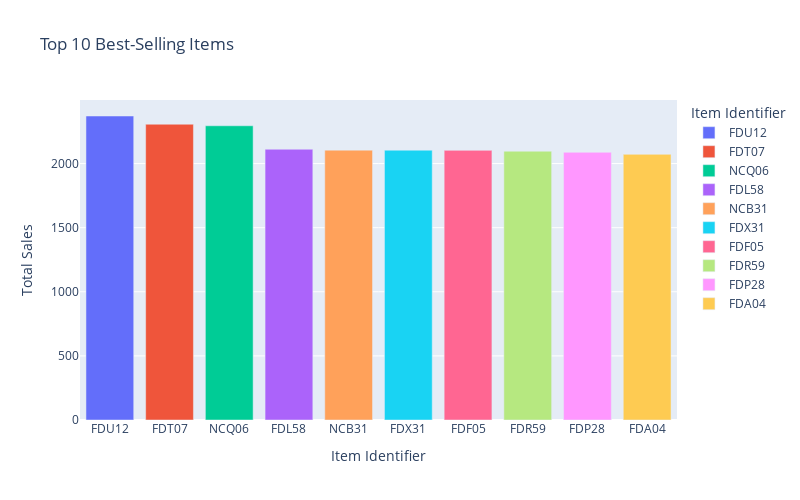

The notebook cell this image was saved under:
### Code cell
import pandas as pd
import plotly.express as px

# Assuming df is already defined and contains your data

# Group by 'Item Identifier' and sum the 'Sales', then get the top 10 items
top_items = df.groupby('Item Identifier')['Sales'].sum().sort_values(ascending=False).head(10).reset_index()

# Create the plot using plotly.express with multiple colors
fig = px.bar(top_items, 
            x='Item Identifier', 
            y='Sales', 
            color='Item Identifier',  # Different color for each item
            title='Top 10 Best-Selling Items',
            labels={'Sales': 'Total Sales', 'Item Identifier': 'Item Identifier'},
            width=800, height=500)

# Show the plot
fig.show()

### Figure 1 — Plotly figure (JSON) as saved in the notebook; plotly's stock layout.template omitted (floating-point values rounded to 4 significant figures)
{"data": [{"alignmentgroup": "True", "hovertemplate": "Item Identifier=%{x}<br>Total Sales=%{y}<extra></extra>", "legendgroup": "FDU12", "marker": {"color": "#636efa", "pattern": {"shape": ""}}, "name": "FDU12", "offsetgroup": "FDU12", "orientation": "v", "showlegend": true, "textposition": "auto", "type": "bar", "x": ["FDU12"], "xaxis": "x", "y": [2371.0], "yaxis": "y"}, {"alignmentgroup": "True", "hovertemplate": "Item Identifier=%{x}<br>Total Sales=%{y}<extra></extra>", "legendgroup": "FDT07", "marker": {"color": "#EF553B", "pattern": {"shape": ""}}, "name": "FDT07", "offsetgroup": "FDT07", "orientation": "v", "showlegend": true, "textposition": "auto", "type": "bar", "x": ["FDT07"], "xaxis": "x", "y": [2307.0], "yaxis": "y"}, {"alignmentgroup": "True", "hovertemplate": "Item Identifier=%{x}<br>Total Sales=%{y}<extra></extra>", "legendgroup": "NCQ06", "marker": {"color": "#00cc96", "pattern": {"shape": ""}}, "name": "NCQ06", "offsetgroup": "NCQ06", "orientation": "v", "showlegend": true, "textposition": "auto", "type": "bar", "x": ["NCQ06"], "xaxis": "x", "y": [2295.0], "yaxis": "y"}, {"alignmentgroup": "True", "hovertemplate": "Item Identifier=%{x}<br>Total Sales=%{y}<extra></extra>", "legendgroup": "FDL58", "marker": {"color": "#ab63fa", "pattern": {"shape": ""}}, "name": "FDL58", "offsetgroup": "FDL58", "orientation": "v", "showlegend": true, "textposition": "auto", "type": "bar", "x": ["FDL58"], "xaxis": "x", "y": [2112.0], "yaxis": "y"}, {"alignmentgroup": "True", "hovertemplate": "Item Identifier=%{x}<br>Total Sales=%{y}<extra></extra>", "legendgroup": "NCB31", "marker": {"color": "#FFA15A", "pattern": {"shape": ""}}, "name": "NCB31", "offsetgroup": "NCB31", "orientation": "v", "showlegend": true, "textposition": "auto", "type": "bar", "x": ["NCB31"], "xaxis": "x", "y": [2105.0], "yaxis": "y"}, {"alignmentgroup": "True", "hovertemplate": "Item Identifier=%{x}<br>Total Sales=%{y}<extra></extra>", "legendgroup": "FDX31", "marker": {"color": "#19d3f3", "pattern": {"shape": ""}}, "name": "FDX31", "offsetgroup": "FDX31", "orientation": "v", "showlegend": true, "textposition": "auto", "type": "bar", "x": ["FDX31"], "xaxis": "x", "y": [2104.0], "yaxis": "y"}, {"alignmentgroup": "True", "hovertemplate": "Item Identifier=%{x}<br>Total Sales=%{y}<extra></extra>", "legendgroup": "FDF05", "marker": {"color": "#FF6692", "pattern": {"shape": ""}}, "name": "FDF05", "offsetgroup": "FDF05", "orientation": "v", "showlegend": true, "textposition": "auto", "type": "bar", "x": ["FDF05"], "xaxis": "x", "y": [2103.0], "yaxis": "y"}, {"alignmentgroup": "True", "hovertemplate": "Item Identifier=%{x}<br>Total Sales=%{y}<extra></extra>", "legendgroup": "FDR59", "marker": {"color": "#B6E880", "pattern": {"shape": ""}}, "name": "FDR59", "offsetgroup": "FDR59", "orientation": "v", "showlegend": true, "textposition": "auto", "type": "bar", "x": ["FDR59"], "xaxis": "x", "y": [2097.0], "yaxis": "y"}, {"alignmentgroup": "True", "hovertemplate": "Item Identifier=%{x}<br>Total Sales=%{y}<extra></extra>", "legendgroup": "FDP28", "marker": {"color": "#FF97FF", "pattern": {"shape": ""}}, "name": "FDP28", "offsetgroup": "FDP28", "orientation": "v", "showlegend": true, "textposition": "auto", "type": "bar", "x": ["FDP28"], "xaxis": "x", "y": [2088.0], "yaxis": "y"}, {"alignmentgroup": "True", "hovertemplate": "Item Identifier=%{x}<br>Total Sales=%{y}<extra></extra>", "legendgroup": "FDA04", "marker": {"color": "#FECB52", "pattern": {"shape": ""}}, "name": "FDA04", "offsetgroup": "FDA04", "orientation": "v", "showlegend": true, "textposition": "auto", "type": "bar", "x": ["FDA04"], "xaxis": "x", "y": [2072.0], "yaxis": "y"}], "layout": {"barmode": "relative", "height": 500, "legend": {"title": {"text": "Item Identifier"}, "tracegroupgap": 0}, "title": {"text": "Top 10 Best-Selling Items"}, "width": 800, "xaxis": {"anchor": "y", "categoryarray": ["FDU12", "FDT07", "NCQ06", "FDL58", "NCB31", "FDX31", "FDF05", "FDR59", "FDP28", "FDA04"], "categoryorder": "array", "domain": [0, 1], "title": {"text": "Item Identifier"}}, "yaxis": {"anchor": "x", "domain": [0, 1], "title": {"text": "Total Sales"}}}}
